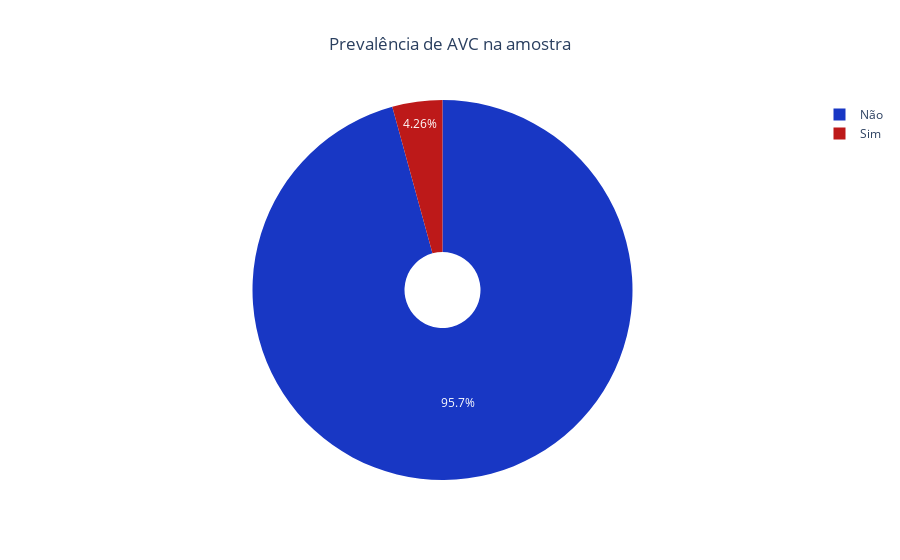

The notebook cell this image was saved under:
### Code cell
df_copy['stroke'] = df_copy['stroke'].replace({1: 'Sim', 0: 'Não'})
stroke_counts = df_copy['stroke'].value_counts().reset_index()
stroke_counts.columns = ['AVC', 'Quantidade']
custom_colors = ['#1837c4', '#bd1919'] 
fig = px.pie(stroke_counts, names='AVC', values='Quantidade',
             title='Prevalência de AVC na amostra',
             color_discrete_sequence=custom_colors,
             hole=0.2
             )

fig.update_layout(title_text='Prevalência de AVC na amostra', title_x=0.5)


fig.show()

### Figure 1 — Plotly figure (JSON) as saved in the notebook; plotly's stock layout.template omitted (floating-point values rounded to 4 significant figures)
{"data": [{"domain": {"x": [0, 1], "y": [0, 1]}, "hole": 0.2, "hovertemplate": "AVC=%{label}<br>Quantidade=%{value}<extra></extra>", "labels": ["Não", "Sim"], "legendgroup": "", "name": "", "showlegend": true, "type": "pie", "values": [4699, 209]}], "layout": {"legend": {"tracegroupgap": 0}, "piecolorway": ["#1837c4", "#bd1919"], "title": {"text": "Prevalência de AVC na amostra", "x": 0.5}}}
